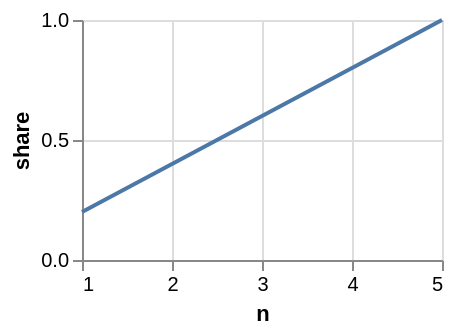

Vega-Lite specification stored for this chart:
### Vega specification from a JSON file in a GitHub repository (floating-point values rounded to 4 significant figures)
{"$schema": "https://vega.github.io/schema/vega/v6.json", "description": "The transforms a specification writes for itself when they are bin, aggregate and joinaggregate — all three already in the runtime, none of them reachable from a Vega-Lite source before.", "background": "white", "padding": 5, "width": 180, "height": 120, "style": "cell", "data": [{"name": "source_0", "values": [{"age": 0, "sex": 1, "people": 5025}, {"age": 0, "sex": 2, "people": 2482}, {"age": 10, "sex": 1, "people": 4284}, {"age": 10, "sex": 2, "people": 7803}, {"age": 20, "sex": 1, "people": 3778}, {"age": 20, "sex": 2, "people": 4814}, {"age": 30, "sex": 1, "people": 5392}, {"age": 30, "sex": 2, "people": 5038}, {"age": 40, "sex": 1, "people": 8309}, {"age": 40, "sex": 2, "people": 9300}, {"age": 50, "sex": 1, "people": 7043}, {"age": 50, "sex": 2, "people": 5815}, {"age": 60, "sex": 1, "people": 6560}, {"age": 60, "sex": 2, "people": 6988}, {"age": 70, "sex": 1, "people": 7991}, {"age": 70, "sex": 2, "people": 9213}, {"age": 80, "sex": 1, "people": 5233}, {"age": 80, "sex": 2, "people": 4810}]}, {"name": "data_0", "source": "source_0", "transform": [{"type": "extent", "field": "people", "signal": "bin_maxbins_10_people_extent"}, {"type": "bin", "field": "people", "as": ["lo", "hi"], "signal": "bin_maxbins_10_people_bins", "extent": {"signal": "bin_maxbins_10_people_extent"}, "maxbins": 10}, {"type": "aggregate", "groupby": ["lo", "hi"], "ops": ["count"], "fields": [null], "as": ["n"]}, {"type": "joinaggregate", "as": ["most"], "ops": ["max"], "fields": ["n"]}, {"type": "formula", "expr": "datum.n / datum.most", "as": "share"}]}], "marks": [{"name": "marks", "type": "line", "style": ["line"], "sort": {"field": "x"}, "from": {"data": "data_0"}, "encode": {"update": {"stroke": {"value": "#4c78a8"}, "description": {"signal": "\"n: \" + (format(datum[\"n\"], \"\")) + \"; share: \" + (format(datum[\"share\"], \"\"))"}, "x": {"scale": "x", "field": "n"}, "y": {"scale": "y", "field": "share"}, "defined": {"signal": "isValid(datum[\"n\"]) && isFinite(+datum[\"n\"]) && isValid(datum[\"share\"]) && isFinite(+datum[\"share\"])"}}}}], "scales": [{"name": "x", "type": "linear", "domain": {"data": "data_0", "field": "n"}, "range": [0, {"signal": "width"}], "nice": true, "zero": false}, {"name": "y", "type": "linear", "domain": {"data": "data_0", "field": "share"}, "range": [{"signal": "height"}, 0], "nice": true, "zero": true}], "axes": [{"scale": "x", "orient": "bottom", "gridScale": "y", "grid": true, "tickCount": {"signal": "ceil(width/40)"}, "domain": false, "labels": false, "aria": false, "maxExtent": 0, "minExtent": 0, "ticks": false, "zindex": 0}, {"scale": "y", "orient": "left", "gridScale": "x", "grid": true, "tickCount": {"signal": "ceil(height/40)"}, "domain": false, "labels": false, "aria": false, "maxExtent": 0, "minExtent": 0, "ticks": false, "zindex": 0}, {"scale": "x", "orient": "bottom", "grid": false, "title": "n", "labelFlush": true, "labelOverlap": true, "tickCount": {"signal": "ceil(width/40)"}, "zindex": 0}, {"scale": "y", "orient": "left", "grid": false, "title": "share", "labelOverlap": true, "tickCount": {"signal": "ceil(height/40)"}, "zindex": 0}]}
